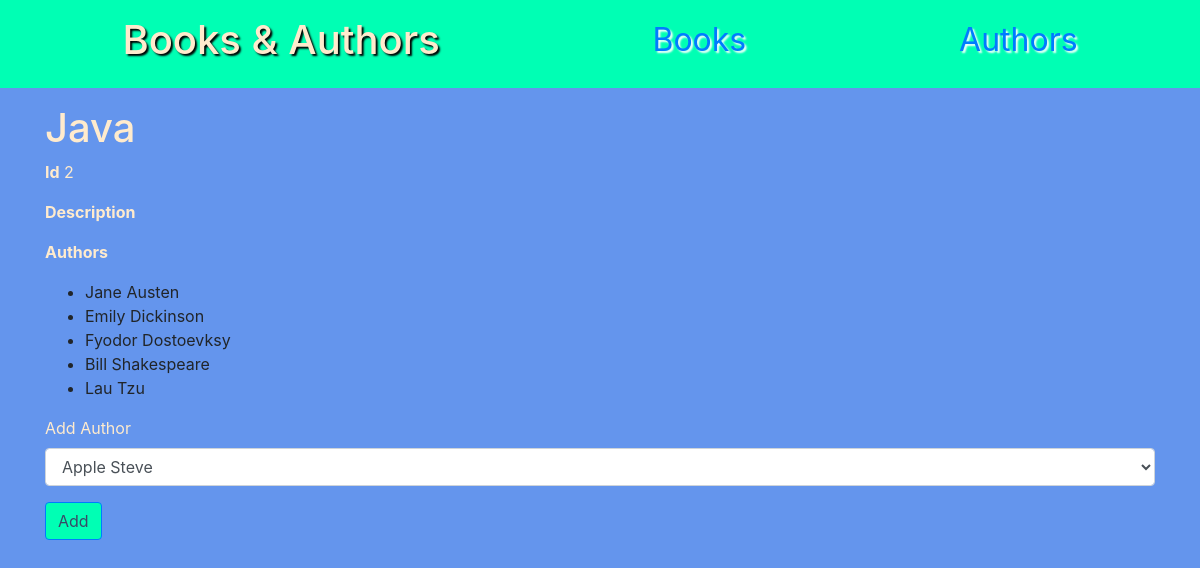
The page /books/2 on the database its author committed.
### books_authors_app/models.py (models this page shows)
class Book(models.Model):
    title= models.CharField(max_length = 255)
    description = models.TextField()
    created_at = models.DateTimeField(auto_now_add = True)
    updated_at = models.DateTimeField(auto_now = True)

class Author(models.Model):
    first_name = models.CharField(max_length = 45)
    last_name = models.CharField(max_length = 45)
    notes = models.TextField()
    books = models.ManyToManyField(Book, related_name = 'authors')
    created_at = models.DateTimeField(auto_now_add = True)
    updated_at = models.DateTimeField(auto_now = True)
    @property
    def full_name(self):
        return f"{self.first_name} {self.last_name}"

### books_authors_app/views.py (the view)
# urls.py: path('books/<int:book_id>', views.show_book),
def show_book(request, book_id):
    book = Book.objects.get(id=book_id)
    context = {
        "book": book,
        "authors": Author.objects.exclude(books__id=book_id)
    }
    return render(request,'book.html', context)

### books_authors_app/templates/book.html (shortened to what this page needs)
<!DOCTYPE html>
<html lang="en">
<head>
    <link href="https://stackpath.bootstrapcdn.com/bootstrap/4.5.0/css/bootstrap.min.css" rel="stylesheet">
    {% load static %}
    <link rel="stylesheet" href="{% static 'style.css'%}">
</head>
<body>
    <nav>
        <h1>Books & Authors</h1>
        <a href="/">Books</a>
        <a href="/authors">Authors</a>
    </nav>
    <div class="container">
        <h1>{{ book.title }}</h1>
        <p><strong>Id</strong> {{ book.id }}</p>
        <p><strong>Description</strong> {{ book.description }}</p>
        <p><strong>Authors</strong></p>
        <ul>
            {% for author in book.authors.all %}
            <li>{{ author.full_name }}</li>
            {% endfor %}
        </ul>
        {% if authors %}
        <form action="/books/{{ book.id }}/assign" method="post">
            <div class="form-group">
                <label for="author_id">Add Author</label>
                <select name="author_id" id="author_id" class="form-control">
                    {% for author in authors %}
                    <option value="{{ author.id }}">{{ author.full_name}}</option>
                    {% endfor %}
                </select>
            </div>
            <button class="btn btn-primary">Add</button>
        </form>
        {% endif %}
    </div>
</body>
</html>

### books_authors_app/static/style.css (style rules this page uses)
body { background-color: cornflowerblue; }
h1,h2,h3,h4,h5,p,label { color: blanchedalmond; }
nav { background-color: #00ffb4; display: flex; justify-content: space-around; margin-bottom: 1em; padding: 1em; }
nav > h1 { text-shadow: 2px 2px 2px black; }
nav > a { font-size: 2rem; text-shadow: 2px 2px 2px white; }
.btn-primary { color: #394a67; background-color: #00ffb4; border-color: #007bff; }

### rows shown on the page
Book: title "Java", id "2"
Author: full_name "Jane Austen"
Author: full_name "Emily Dickinson"
Author: full_name "Fyodor Dostoevksy"
Author: full_name "Bill Shakespeare"
Author: full_name "Lau Tzu"

### other values the page prints
form field author_id "Apple Steve"
